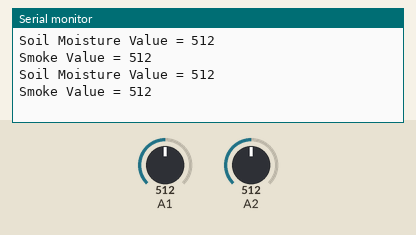
A sketch run on a simulated Arduino Zero (SAMD21). Shown: the last lines printed to the serial monitor. The test bench sets the inputs (shaded band); at power-on: A1 = 512, A2 = 512 (analog values on the 0–1023 scale).

Above: at 1.8 s.
1.9 s: A1 set to 716
At 2.8 s:
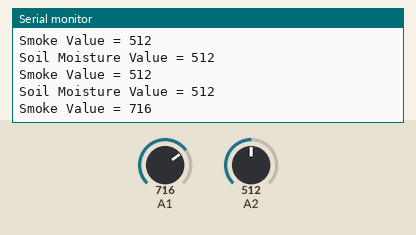
3.4 s: A2 set to 716
At 4.7 s:
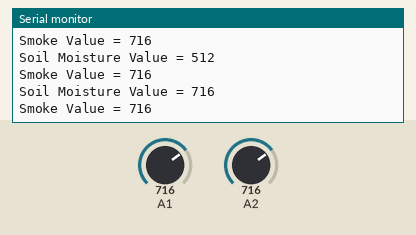
4.9 s: A1 set to 900
At 5.5 s:
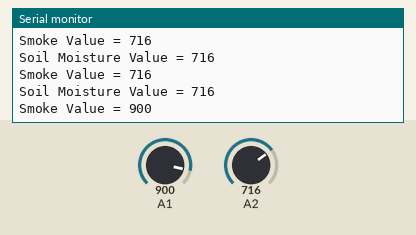
6.4 s: A2 set to 900
At 7.8 s:
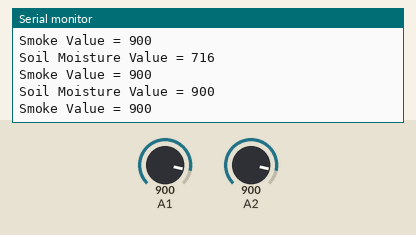
Timing chart, 0 to 8.9 s (numbered marks = the images above; inputs shaded):
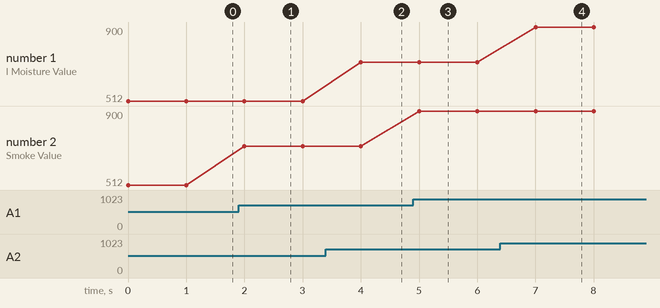

The sketch:

analog_read.ino
```cpp
void setup() {
  // initialize serial communication at 115200 bits per second:
  Serial.begin(115200);

  //set the resolution to 12 bits (0-4096)
  analogReadResolution(10);
}

void loop() {
  // read the analog / millivolts value for pin 2:
  int analogValue0 = analogRead(2);
  int analogValue1 = analogRead(15);

  // print out the values you read:
  Serial.printf("Soil Moisture Value = %d\n",analogValue0);
  Serial.printf("Smoke Value = %d\n",analogValue1);


  delay(1000);  // delay in between reads for clear read from serial
}
```

Measured:
- after the input at 1.9 s, the serial monitor: prints a new line after 0.10 s (image 1)
- after the input at 3.4 s, the serial monitor: prints a new line after 0.60 s (image 2)
- after the input at 4.9 s, the serial monitor: prints a new line after 0.10 s (image 3)
- after the input at 6.4 s, the serial monitor: prints a new line after 0.60 s (image 4)
- plotted number 2: 512 → 716 after the input at 1.9 s, 716 → 900 after the input at 4.9 s
